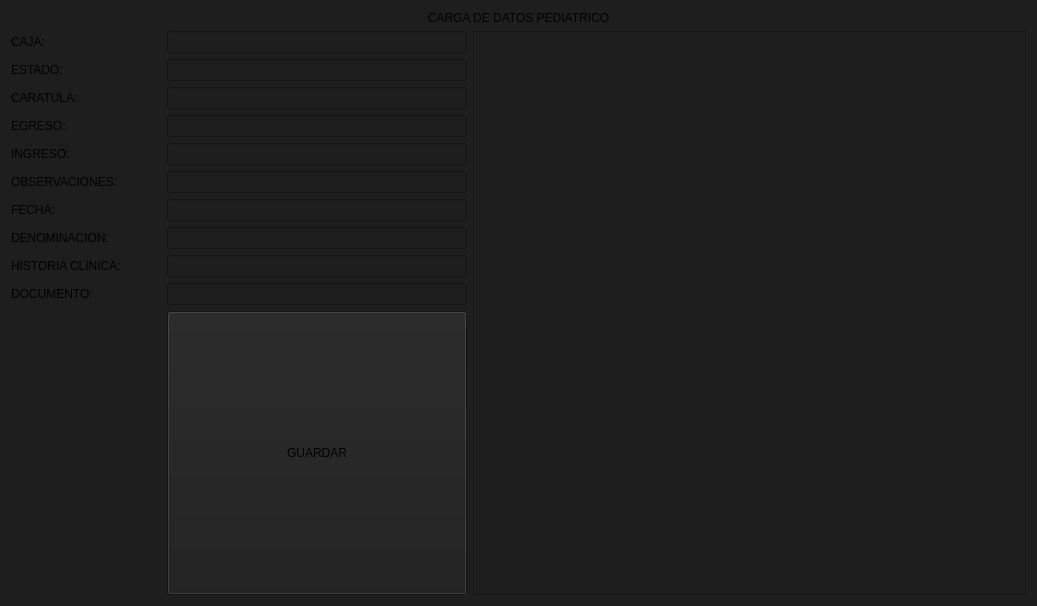
<?xml version="1.0" encoding="UTF-8"?>
<ui version="4.0">
 <class>Form_ips</class>
 <widget class="QWidget" name="Form_ips">
  <property name="geometry">
   <rect>
    <x>0</x>
    <y>0</y>
    <width>1037</width>
    <height>606</height>
   </rect>
  </property>
  <property name="windowTitle">
   <string>Form</string>
  </property>
  <property name="styleSheet">
   <string notr="true">background-color: #1e1e1e;</string>
  </property>
  <layout class="QGridLayout" name="gridLayout">
   <item row="8" column="1">
    <widget class="QLineEdit" name="line_denominacion">
     <property name="sizePolicy">
      <sizepolicy hsizetype="Preferred" vsizetype="Preferred">
       <horstretch>0</horstretch>
       <verstretch>0</verstretch>
      </sizepolicy>
     </property>
     <property name="minimumSize">
      <size>
       <width>300</width>
       <height>0</height>
      </size>
     </property>
     
     <property name="readOnly">
      <bool>false</bool>
     </property>
    </widget>
   </item>
   <item row="0" column="0" colspan="3">
    <widget class="QLabel" name="label">
     <property name="sizePolicy">
      <sizepolicy hsizetype="Preferred" vsizetype="Maximum">
       <horstretch>0</horstretch>
       <verstretch>0</verstretch>
      </sizepolicy>
     </property>
     <property name="text">
      <string>CARGA DE DATOS PEDIATRICO</string>
     </property>
     <property name="alignment">
      <set>Qt::AlignmentFlag::AlignCenter</set>
     </property>
    </widget>
   </item>
   <item row="5" column="1">
    <widget class="QLineEdit" name="line_ingreso">
     <property name="sizePolicy">
      <sizepolicy hsizetype="Preferred" vsizetype="Preferred">
       <horstretch>0</horstretch>
       <verstretch>0</verstretch>
      </sizepolicy>
     </property>
     <property name="minimumSize">
      <size>
       <width>300</width>
       <height>0</height>
      </size>
     </property>
     
     <property name="readOnly">
      <bool>false</bool>
     </property>
    </widget>
   </item>
   <item row="6" column="1">
    <widget class="QLineEdit" name="line_observaciones">
     <property name="sizePolicy">
      <sizepolicy hsizetype="Preferred" vsizetype="Preferred">
       <horstretch>0</horstretch>
       <verstretch>0</verstretch>
      </sizepolicy>
     </property>
     
     <property name="readOnly">
      <bool>false</bool>
     </property>
    </widget>
   </item>
   <item row="2" column="1">
    <widget class="QLineEdit" name="line_estado">
     <property name="sizePolicy">
      <sizepolicy hsizetype="Preferred" vsizetype="Preferred">
       <horstretch>0</horstretch>
       <verstretch>0</verstretch>
      </sizepolicy>
     </property>
     <property name="minimumSize">
      <size>
       <width>300</width>
       <height>0</height>
      </size>
     </property>
     
     <property name="readOnly">
      <bool>false</bool>
     </property>
    </widget>
   </item>
   <item row="3" column="0">
    <widget class="QLabel" name="label_caratula">
     <property name="sizePolicy">
      <sizepolicy hsizetype="Preferred" vsizetype="Fixed">
       <horstretch>0</horstretch>
       <verstretch>0</verstretch>
      </sizepolicy>
     </property>
     
     <property name="text">
      <string>CARATULA:</string>
     </property>
     <property name="alignment">
      <set>Qt::AlignmentFlag::AlignLeading|Qt::AlignmentFlag::AlignLeft|Qt::AlignmentFlag::AlignVCenter</set>
     </property>
    </widget>
   </item>
   <item row="8" column="0">
    <widget class="QLabel" name="label_denominacion">
     <property name="sizePolicy">
      <sizepolicy hsizetype="Preferred" vsizetype="Fixed">
       <horstretch>0</horstretch>
       <verstretch>0</verstretch>
      </sizepolicy>
     </property>
     <property name="minimumSize">
      <size>
       <width>150</width>
       <height>0</height>
      </size>
     </property>
     <property name="maximumSize">
      <size>
       <width>0</width>
       <height>16777215</height>
      </size>
     </property>
     
     <property name="text">
      <string>DENOMINACION:</string>
     </property>
     <property name="alignment">
      <set>Qt::AlignmentFlag::AlignLeading|Qt::AlignmentFlag::AlignLeft|Qt::AlignmentFlag::AlignVCenter</set>
     </property>
    </widget>
   </item>
   <item row="1" column="0">
    <widget class="QLabel" name="label_caja">
     <property name="sizePolicy">
      <sizepolicy hsizetype="Preferred" vsizetype="Fixed">
       <horstretch>0</horstretch>
       <verstretch>0</verstretch>
      </sizepolicy>
     </property>
     
     <property name="text">
      <string>CAJA:</string>
     </property>
     <property name="alignment">
      <set>Qt::AlignmentFlag::AlignLeading|Qt::AlignmentFlag::AlignLeft|Qt::AlignmentFlag::AlignVCenter</set>
     </property>
    </widget>
   </item>
   <item row="3" column="1">
    <widget class="QLineEdit" name="line_caratula">
     <property name="sizePolicy">
      <sizepolicy hsizetype="Preferred" vsizetype="Preferred">
       <horstretch>0</horstretch>
       <verstretch>0</verstretch>
      </sizepolicy>
     </property>
     <property name="minimumSize">
      <size>
       <width>300</width>
       <height>0</height>
      </size>
     </property>
     
     <property name="readOnly">
      <bool>false</bool>
     </property>
    </widget>
   </item>
   <item row="2" column="0">
    <widget class="QLabel" name="label_estado">
     <property name="sizePolicy">
      <sizepolicy hsizetype="Preferred" vsizetype="Fixed">
       <horstretch>0</horstretch>
       <verstretch>0</verstretch>
      </sizepolicy>
     </property>
     
     <property name="text">
      <string>ESTADO:</string>
     </property>
     <property name="alignment">
      <set>Qt::AlignmentFlag::AlignLeading|Qt::AlignmentFlag::AlignLeft|Qt::AlignmentFlag::AlignVCenter</set>
     </property>
    </widget>
   </item>
   <item row="1" column="1">
    <widget class="QLineEdit" name="line_caja">
     <property name="sizePolicy">
      <sizepolicy hsizetype="Preferred" vsizetype="Preferred">
       <horstretch>0</horstretch>
       <verstretch>0</verstretch>
      </sizepolicy>
     </property>
     <property name="minimumSize">
      <size>
       <width>300</width>
       <height>0</height>
      </size>
     </property>
     
     <property name="readOnly">
      <bool>false</bool>
     </property>
    </widget>
   </item>
   <item row="6" column="0">
    <widget class="QLabel" name="label_documento_3">
     <property name="sizePolicy">
      <sizepolicy hsizetype="Preferred" vsizetype="Fixed">
       <horstretch>0</horstretch>
       <verstretch>0</verstretch>
      </sizepolicy>
     </property>
     
     <property name="text">
      <string>OBSERVACIONES:</string>
     </property>
     <property name="alignment">
      <set>Qt::AlignmentFlag::AlignLeading|Qt::AlignmentFlag::AlignLeft|Qt::AlignmentFlag::AlignVCenter</set>
     </property>
    </widget>
   </item>
   <item row="4" column="0">
    <widget class="QLabel" name="labe_egreso">
     <property name="sizePolicy">
      <sizepolicy hsizetype="Preferred" vsizetype="Fixed">
       <horstretch>0</horstretch>
       <verstretch>0</verstretch>
      </sizepolicy>
     </property>
     
     <property name="text">
      <string>EGRESO:</string>
     </property>
     <property name="alignment">
      <set>Qt::AlignmentFlag::AlignLeading|Qt::AlignmentFlag::AlignLeft|Qt::AlignmentFlag::AlignVCenter</set>
     </property>
    </widget>
   </item>
   <item row="4" column="1">
    <widget class="QLineEdit" name="line_egreso">
     <property name="sizePolicy">
      <sizepolicy hsizetype="Preferred" vsizetype="Preferred">
       <horstretch>0</horstretch>
       <verstretch>0</verstretch>
      </sizepolicy>
     </property>
     <property name="minimumSize">
      <size>
       <width>300</width>
       <height>0</height>
      </size>
     </property>
     
     <property name="readOnly">
      <bool>false</bool>
     </property>
    </widget>
   </item>
   <item row="5" column="0">
    <widget class="QLabel" name="label_ingreso">
     <property name="sizePolicy">
      <sizepolicy hsizetype="Preferred" vsizetype="Fixed">
       <horstretch>0</horstretch>
       <verstretch>0</verstretch>
      </sizepolicy>
     </property>
     
     <property name="text">
      <string>INGRESO:</string>
     </property>
     <property name="alignment">
      <set>Qt::AlignmentFlag::AlignLeading|Qt::AlignmentFlag::AlignLeft|Qt::AlignmentFlag::AlignVCenter</set>
     </property>
    </widget>
   </item>
   <item row="7" column="0">
    <widget class="QLabel" name="label_documento_2">
     <property name="sizePolicy">
      <sizepolicy hsizetype="Preferred" vsizetype="Fixed">
       <horstretch>0</horstretch>
       <verstretch>0</verstretch>
      </sizepolicy>
     </property>
     
     <property name="text">
      <string>FECHA:</string>
     </property>
     <property name="alignment">
      <set>Qt::AlignmentFlag::AlignLeading|Qt::AlignmentFlag::AlignLeft|Qt::AlignmentFlag::AlignVCenter</set>
     </property>
    </widget>
   </item>
   <item row="7" column="1">
    <widget class="QLineEdit" name="line_fecha">
     <property name="sizePolicy">
      <sizepolicy hsizetype="Preferred" vsizetype="Preferred">
       <horstretch>0</horstretch>
       <verstretch>0</verstretch>
      </sizepolicy>
     </property>
     
     <property name="readOnly">
      <bool>false</bool>
     </property>
    </widget>
   </item>
   <item row="9" column="0">
    <widget class="QLabel" name="label_n_lote">
     <property name="sizePolicy">
      <sizepolicy hsizetype="Preferred" vsizetype="Fixed">
       <horstretch>0</horstretch>
       <verstretch>0</verstretch>
      </sizepolicy>
     </property>
     
     <property name="text">
      <string>HISTORIA CLINICA:</string>
     </property>
     <property name="alignment">
      <set>Qt::AlignmentFlag::AlignLeading|Qt::AlignmentFlag::AlignLeft|Qt::AlignmentFlag::AlignVCenter</set>
     </property>
    </widget>
   </item>
   <item row="9" column="1">
    <widget class="QLineEdit" name="line_hh_cc">
     <property name="sizePolicy">
      <sizepolicy hsizetype="Preferred" vsizetype="Preferred">
       <horstretch>0</horstretch>
       <verstretch>0</verstretch>
      </sizepolicy>
     </property>
     
     <property name="readOnly">
      <bool>false</bool>
     </property>
    </widget>
   </item>
   <item row="10" column="0">
    <widget class="QLabel" name="label_documento">
     <property name="sizePolicy">
      <sizepolicy hsizetype="Preferred" vsizetype="Fixed">
       <horstretch>0</horstretch>
       <verstretch>0</verstretch>
      </sizepolicy>
     </property>
     
     <property name="text">
      <string>DOCUMENTO:</string>
     </property>
     <property name="alignment">
      <set>Qt::AlignmentFlag::AlignLeading|Qt::AlignmentFlag::AlignLeft|Qt::AlignmentFlag::AlignVCenter</set>
     </property>
    </widget>
   </item>
   <item row="10" column="1">
    <widget class="QLineEdit" name="line_documento">
     <property name="sizePolicy">
      <sizepolicy hsizetype="Preferred" vsizetype="Preferred">
       <horstretch>0</horstretch>
       <verstretch>0</verstretch>
      </sizepolicy>
     </property>
     
     <property name="readOnly">
      <bool>false</bool>
     </property>
    </widget>
   </item>
   <item row="11" column="1">
    <widget class="QPushButton" name="pushButton_guardar_carga_pediatrico">
     <property name="sizePolicy">
      <sizepolicy hsizetype="Preferred" vsizetype="Preferred">
       <horstretch>0</horstretch>
       <verstretch>0</verstretch>
      </sizepolicy>
     </property>
     <property name="minimumSize">
      <size>
       <width>300</width>
       <height>0</height>
      </size>
     </property>
     <property name="cursor">
      <cursorShape>PointingHandCursor</cursorShape>
     </property>
     
     <property name="text">
      <string>GUARDAR</string>
     </property>
    </widget>
   </item>
   <item row="1" column="2" rowspan="11">
    <widget class="QTreeView" name="treeView_carga_pediatrico">
     <property name="focusPolicy">
      <enum>Qt::FocusPolicy::NoFocus</enum>
     </property>
    </widget>
   </item>
  </layout>
 </widget>
 <tabstops>
  <tabstop>line_caja</tabstop>
  <tabstop>line_estado</tabstop>
  <tabstop>line_caratula</tabstop>
  <tabstop>line_egreso</tabstop>
  <tabstop>line_ingreso</tabstop>
  <tabstop>line_observaciones</tabstop>
  <tabstop>line_fecha</tabstop>
  <tabstop>line_denominacion</tabstop>
  <tabstop>line_hh_cc</tabstop>
  <tabstop>line_documento</tabstop>
  <tabstop>pushButton_guardar_carga_pediatrico</tabstop>
 </tabstops>
 <resources>
  <include location="labels_png.qrc"/>
 </resources>
 <connections>
  <connection>
   <sender>line_caja</sender>
   <signal>returnPressed()</signal>
   <receiver>line_estado</receiver>
   <slot>selectAll()</slot>
   <hints>
    <hint type="sourcelabel">
     <x>225</x>
     <y>92</y>
    </hint>
    <hint type="destinationlabel">
     <x>439</x>
     <y>137</y>
    </hint>
   </hints>
  </connection>
  <connection>
   <sender>line_estado</sender>
   <signal>returnPressed()</signal>
   <receiver>line_caratula</receiver>
   <slot>selectAll()</slot>
   <hints>
    <hint type="sourcelabel">
     <x>405</x>
     <y>136</y>
    </hint>
    <hint type="destinationlabel">
     <x>415</x>
     <y>180</y>
    </hint>
   </hints>
  </connection>
  <connection>
   <sender>line_caratula</sender>
   <signal>returnPressed()</signal>
   <receiver>line_egreso</receiver>
   <slot>selectAll()</slot>
   <hints>
    <hint type="sourcelabel">
     <x>390</x>
     <y>189</y>
    </hint>
    <hint type="destinationlabel">
     <x>390</x>
     <y>221</y>
    </hint>
   </hints>
  </connection>
  <connection>
   <sender>line_egreso</sender>
   <signal>returnPressed()</signal>
   <receiver>line_ingreso</receiver>
   <slot>selectAll()</slot>
   <hints>
    <hint type="sourcelabel">
     <x>446</x>
     <y>233</y>
    </hint>
    <hint type="destinationlabel">
     <x>452</x>
     <y>263</y>
    </hint>
   </hints>
  </connection>
  <connection>
   <sender>line_ingreso</sender>
   <signal>returnPressed()</signal>
   <receiver>line_observaciones</receiver>
   <slot>selectAll()</slot>
   <hints>
    <hint type="sourcelabel">
     <x>418</x>
     <y>281</y>
    </hint>
    <hint type="destinationlabel">
     <x>417</x>
     <y>316</y>
    </hint>
   </hints>
  </connection>
  <connection>
   <sender>line_observaciones</sender>
   <signal>returnPressed()</signal>
   <receiver>line_fecha</receiver>
   <slot>selectAll()</slot>
   <hints>
    <hint type="sourcelabel">
     <x>387</x>
     <y>323</y>
    </hint>
    <hint type="destinationlabel">
     <x>398</x>
     <y>365</y>
    </hint>
   </hints>
  </connection>
  <connection>
   <sender>line_fecha</sender>
   <signal>returnPressed()</signal>
   <receiver>line_denominacion</receiver>
   <slot>selectAll()</slot>
   <hints>
    <hint type="sourcelabel">
     <x>448</x>
     <y>377</y>
    </hint>
    <hint type="destinationlabel">
     <x>448</x>
     <y>417</y>
    </hint>
   </hints>
  </connection>
  <connection>
   <sender>line_denominacion</sender>
   <signal>returnPressed()</signal>
   <receiver>line_hh_cc</receiver>
   <slot>selectAll()</slot>
   <hints>
    <hint type="sourcelabel">
     <x>417</x>
     <y>424</y>
    </hint>
    <hint type="destinationlabel">
     <x>416</x>
     <y>476</y>
    </hint>
   </hints>
  </connection>
  <connection>
   <sender>line_hh_cc</sender>
   <signal>returnPressed()</signal>
   <receiver>line_documento</receiver>
   <slot>selectAll()</slot>
   <hints>
    <hint type="sourcelabel">
     <x>376</x>
     <y>471</y>
    </hint>
    <hint type="destinationlabel">
     <x>379</x>
     <y>504</y>
    </hint>
   </hints>
  </connection>
  <connection>
   <sender>line_documento</sender>
   <signal>returnPressed()</signal>
   <receiver>pushButton_guardar_carga_pediatrico</receiver>
   <slot>click()</slot>
   <hints>
    <hint type="sourcelabel">
     <x>349</x>
     <y>515</y>
    </hint>
    <hint type="destinationlabel">
     <x>348</x>
     <y>549</y>
    </hint>
   </hints>
  </connection>
  <connection>
   <sender>pushButton_guardar_carga_pediatrico</sender>
   <signal>pressed()</signal>
   <receiver>line_denominacion</receiver>
   <slot>selectAll()</slot>
   <hints>
    <hint type="sourcelabel">
     <x>228</x>
     <y>562</y>
    </hint>
    <hint type="destinationlabel">
     <x>237</x>
     <y>425</y>
    </hint>
   </hints>
  </connection>
 </connections>
</ui>
